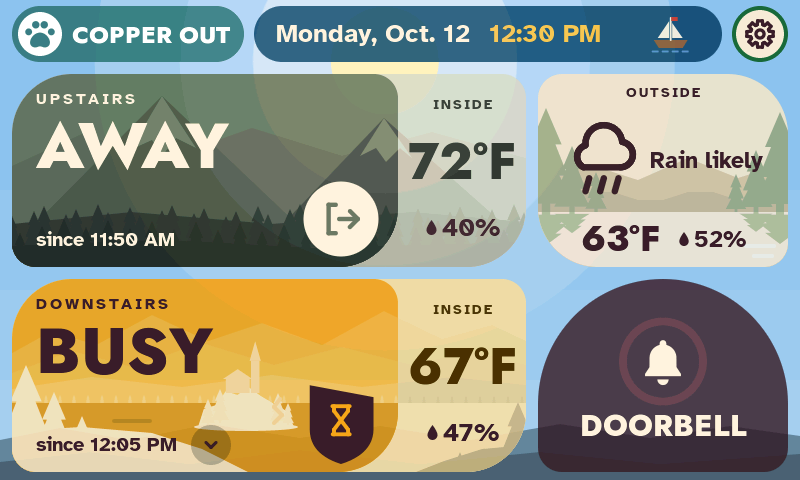
#> input picture firmware/docs/screens/04_p4_midday.png, 800 x 480 px, found by its file name; its folder holds 4 pictures in this run
$ python temperature_mockups.py ../docs/screens/01_p1_night.png ../docs/screens/03_p3_morning_christmas.png
#> lines starting #> are read from the running program, lines starting #| are printed output that depends on the picture
#> in base, `im = Image.alpha_composite(im, Image.new('RGBA', im.size, (20, 12, 18,..`:
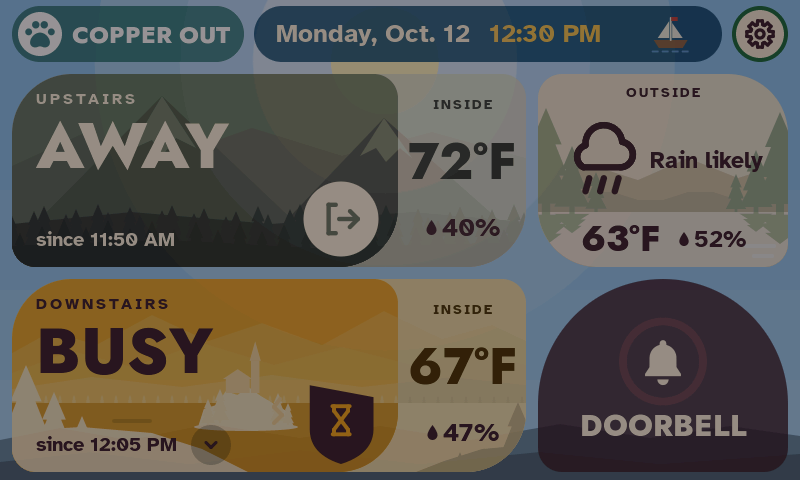
#> im: PIL image 800x480 RGBA; mean R, G, B, A 92.4, 89.4, 82.1, 255
"""Mockups of the temperature request and comfort chart screens, drawn over real panel screenshots.
Args: project root, output folder. Draws at 3x and scales down so edges and text are smooth."""
import math
import os
import random
import sys

from PIL import Image, ImageDraw, ImageFont

ROOT, OUT = sys.argv[1], sys.argv[2]
os.makedirs(OUT, exist_ok=True)
S = 3
JOST = os.path.join(ROOT, 'assets/fonts/src/jost/Jost-ExtraBold-800.ttf')
ATK = os.path.join(ROOT, 'assets/fonts/src/atkinson/AtkinsonHyperlegible-Bold.ttf')
ATKR = os.path.join(ROOT, 'assets/fonts/src/atkinson/AtkinsonHyperlegible-Regular.ttf')
_fc = {}


def font(path, px):
    k = (path, px)
    if k not in _fc:
        _fc[k] = ImageFont.truetype(path, int(px * S))
    return _fc[k]


PLUM = (59, 29, 43)
CREAM = (250, 240, 222)
SHEET = (246, 234, 214)
BEIGE = (230, 214, 184)
GREEN = (27, 107, 58)
GOLD = (245, 166, 35)
SURVEY = [  # label, fill, text colour
    ('MUCH TOO HOT', (139, 30, 30), CREAM),
    ('TOO WARM', (244, 167, 185), PLUM),
    ('JUST RIGHT', (77, 77, 77), CREAM),
    ('TOO COOL', (168, 208, 240), PLUM),
    ('MUCH TOO COLD', (30, 63, 140), CREAM),
]
ARROW = {  # (source, urgent) -> colour, for heat / cool
    ('tenant', False): ((255, 160, 160), (150, 200, 255)),
    ('tenant', True): ((255, 77, 77), (77, 163, 255)),
    ('predicted', False): ((255, 200, 140), (218, 198, 255)),
    ('predicted', True): ((255, 122, 26), (166, 107, 255)),
}


def shade(c, f=0.72):
    return tuple(int(v * f) for v in c)


def sc(box):
    return [v * S for v in box]


class Layer:
    def __init__(self):
        self.im = Image.new('RGBA', (800 * S, 480 * S), (0, 0, 0, 0))
#> self.im: PIL image 2400x1440 RGBA; every value is 0
        self.d = ImageDraw.Draw(self.im)

    def rr(self, box, r, fill=None, outline=None, width=0):
        self.d.rounded_rectangle(sc(box), r * S, fill=fill, outline=outline, width=int(width * S))

    def circle(self, cx, cy, r, fill=None, outline=None, width=0):
        self.d.ellipse(sc((cx - r, cy - r, cx + r, cy + r)), fill=fill, outline=outline, width=int(width * S))

    def text(self, xy, s, f, fill, anchor='la'):
        self.d.text((xy[0] * S, xy[1] * S), s, font=f, fill=fill, anchor=anchor)

    def width(self, s, f):
        return self.d.textlength(s, font=f) / S

    def button(self, box, fill, label, fcol, size=22, sub=None, selected=False, sel_col=PLUM):
        x0, y0, x1, y1 = box
        self.rr((x0, y0 + 5, x1, y1 + 5), 14, fill=shade(fill))
        self.rr(box, 14, fill=fill)
        if selected:
            self.rr((x0 - 3, y0 - 3, x1 + 3, y1 + 8), 16, outline=sel_col, width=4)
        cy = (y0 + y1) / 2
        if sub:
            self.text(((x0 + x1) / 2, cy - 9), label, font(JOST, size), fcol, 'mm')
            self.text(((x0 + x1) / 2, cy + 17), sub, font(ATK, 14), fcol, 'mm')
        else:
            self.text(((x0 + x1) / 2, cy + 1), label, font(JOST, size), fcol, 'mm')

    def arrow(self, cx, cy, size, up, double, col, alpha=255, gap_col=None):
        col = col + (alpha,)
        s = size
        def tf(pts):
            return [(cx * S + x * s * S, cy * S + (y if up else -y) * s * S) for x, y in pts]
        shaft_top = -0.02 if not double else 0.3
        self.d.rounded_rectangle(
            [min(p[0] for p in tf([(-0.13, shaft_top), (0.13, 0.5)])), min(p[1] for p in tf([(-0.13, shaft_top), (0.13, 0.5)])),
             max(p[0] for p in tf([(-0.13, shaft_top), (0.13, 0.5)])), max(p[1] for p in tf([(-0.13, shaft_top), (0.13, 0.5)]))],
            int(0.06 * s * S), fill=col)
        heads = [-0.5] if not double else [-0.1, -0.56]
        hw, hh = (0.44, 0.44) if not double else (0.5, 0.42)
        for top in heads:
            pts = [(0, top), (hw, top + hh), (-hw, top + hh)]
            if double and gap_col is not None and top == heads[-1]:
                g = 0.1
                self.d.polygon(tf([(0, top - g), (hw + g * 1.3, top + hh + g * 0.7), (-hw - g * 1.3, top + hh + g * 0.7)]), fill=gap_col + (255,))
            self.d.polygon(tf(pts), fill=col)

    def badge(self, cx, cy, r, up, urgent, source='tenant', alpha=255, style=None, faint=False):
        style = style or ('dark' if source == 'tenant' else 'filled')
        heat, cool = ARROW[(source, urgent)]
        col = heat if up else cool
        if style == 'dark':
            bg = PLUM
            if faint:
                self.circle(cx, cy, r, outline=CREAM + (150,), width=2)
                self.arrow(cx, cy + (1 if up else -1), r * 1.15, up, urgent, CREAM, alpha=110)
                return
            self.circle(cx, cy, r, fill=bg + (255,))
            self.arrow(cx, cy + (1 if up else -1), r * (1.3 if urgent else 1.15), up, urgent, col, alpha=alpha, gap_col=bg)
        else:  # filled: the colour fills the circle
            fill = PLUM if (source, urgent) == ('tenant', False) else col
            light = (source, urgent) == ('predicted', False)
            acol = PLUM if light else (255, 250, 240)
            self.circle(cx, cy, r, fill=fill + (alpha,))
            self.arrow(cx, cy + (1 if up else -1), r * (1.3 if urgent else 1.15), up, urgent, acol, alpha=alpha,
                       gap_col=fill if alpha == 255 else None)


def base(name, dim=0.0):
    im = Image.open(os.path.join(ROOT, 'docs/screens', name + '.png')).convert('RGBA')
    if dim:
        im = Image.alpha_composite(im, Image.new('RGBA', im.size, (20, 12, 18, int(255 * dim))))
    return im


def finish(im, layer, name):
    ov = layer.im.resize((800, 480), Image.LANCZOS)
    Image.alpha_composite(im, ov).convert('RGB').save(os.path.join(OUT, name + '.png'))
    print('wrote', name)


BADGE = (373.5, 98)  # the mail badge's spot, moved up to the UPSTAIRS card
STEP = 38


def survey_panel(L, picked=None, reading='67°F   47%'):
    L.rr((-30, 0, 262, 480), 22, fill=SHEET)
    L.text((18, 14), 'HOW DOES IT FEEL?', font(JOST, 21), PLUM)
    L.text((18, 44), 'Downstairs now  ' + reading, font(ATK, 14), shade(PLUM, 1.6))
    for i, (lab, fill, fcol) in enumerate(SURVEY):
        y = 74 + i * 78
        L.button((16, y, 246, y + 66), fill, lab, fcol, size=22, selected=(picked == i))


REQ = [  # label, sub, up, urgent
    ('WARMER', 'urgent', True, True),
    ('WARMER', 'mild', True, False),
    ('COOLER', 'mild', False, False),
    ('COOLER', 'urgent', False, True),
]


def request_panel(L, chosen):
    L.rr((538, 0, 830, 480), 22, fill=SHEET)
    L.text((556, 14), 'ASK UPSTAIRS', font(JOST, 21), PLUM)
    for i, (lab, sub, up, urg) in enumerate(REQ):
        y = 74 + i * 98
        sel = i == chosen
        fill = PLUM if sel else BEIGE
        tcol = CREAM if sel else PLUM
        L.rr((554, y + 5, 784, y + 86 + 5), 14, fill=shade(fill))
        L.rr((554, y, 784, y + 86), 14, fill=fill)
        if sel:
            L.rr((551, y - 3, 787, y + 94), 16, outline=GOLD, width=4)
        if sel:
            L.circle(669, y + 43, 34, fill=CREAM + (255,))
        L.badge(669, y + 43, 31, up, urg)


def middle(L, chosen):
    lab, sub, up, urg = REQ[chosen]
    L.rr((280, 92, 520, 398), 22, fill=SHEET)
    L.text((400, 116), 'SEND TO UPSTAIRS?', font(JOST, 18), PLUM, 'mm')
    L.badge(400, 196, 50, up, urg)
    L.button((296, 270, 504, 324), GREEN, 'SEND', CREAM, size=24)
    L.button((296, 338, 504, 386), BEIGE, 'CANCEL', PLUM, size=22)


# 01 survey open
im = base('04_p4_midday', dim=0.45)
L = Layer(); survey_panel(L); finish(im, L, '01_survey_open')
#> in finish, `ov = layer.im.resize((800, 480), Image.LANCZOS)`:
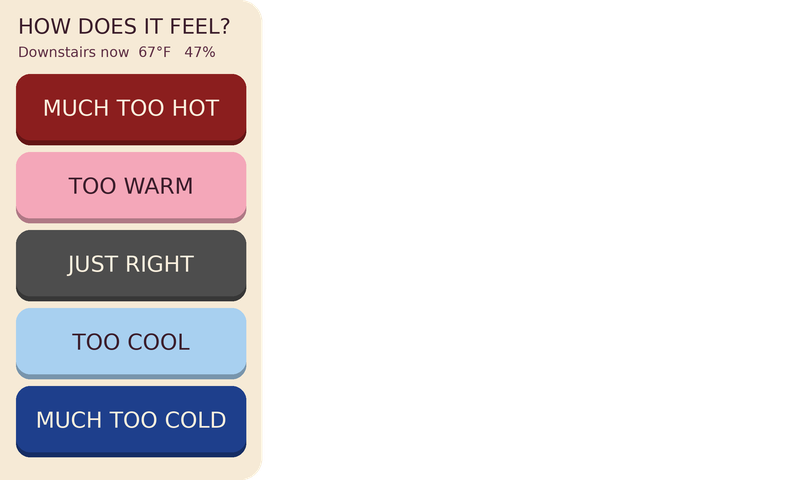
#> ov: PIL image 800x480 RGBA; mean R, G, B, A 56.2, 50, 52.8, 83.5; transparent parts drawn white
#> in finish, `Image.alpha_composite(im, ov).convert('RGB').save(os.path.join(OUT, na..`:
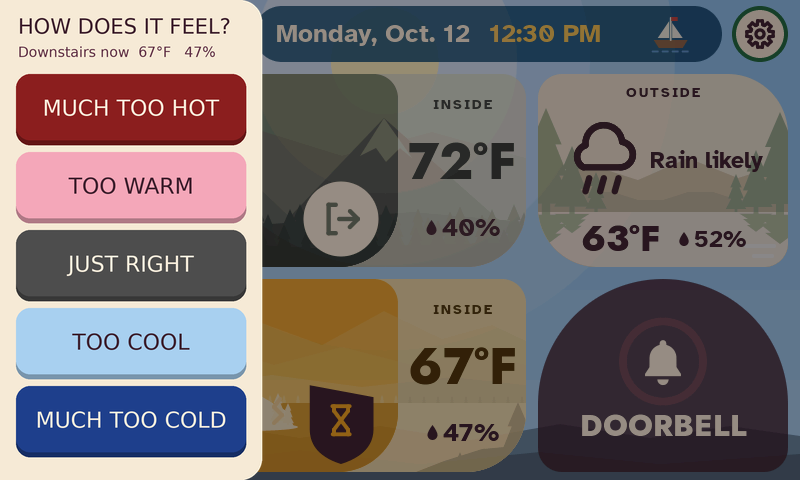
#> saved as 01_survey_open.png: PIL image 800x480 RGB; mean R, G, B 118.5, 110.7, 110.7

# 02 too warm -> mild cooling picked
im = base('04_p4_midday', dim=0.45)
L = Layer(); survey_panel(L, picked=1); request_panel(L, 2); middle(L, 2); finish(im, L, '02_too_warm_picks_mild_cooling')

# 03 much too cold -> urgent heat picked
im = base('04_p4_midday', dim=0.45)
L = Layer(); survey_panel(L, picked=4); request_panel(L, 0); middle(L, 0); finish(im, L, '03_much_too_cold_picks_urgent_heat')
#> call 3 of finish, with name = '03_much_too_cold_picks_urgent_heat'
#> in finish (call 3), `Image.alpha_composite(im, ov).convert('RGB').save(os.path.join(OUT, na..`:
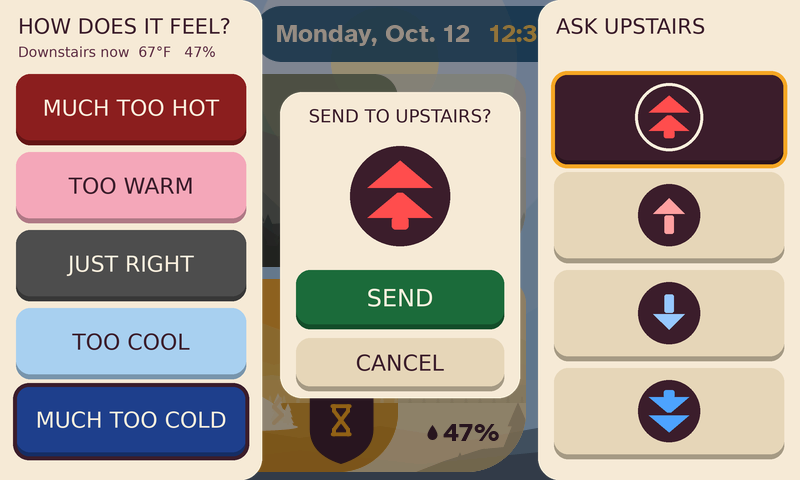
#> saved as 03_much_too_cold_picks_urgent_heat.png: PIL image 800x480 RGB; mean R, G, B 169.1, 155.8, 147.7

# 04 downstairs after sending
im = base('04_p4_midday')
L = Layer(); L.badge(*BADGE, 17, False, False); finish(im, L, '04_downstairs_after_sending')
#> call 4 of finish, with name = '04_downstairs_after_sending'
#> in finish (call 4), `ov = layer.im.resize((800, 480), Image.LANCZOS)`:
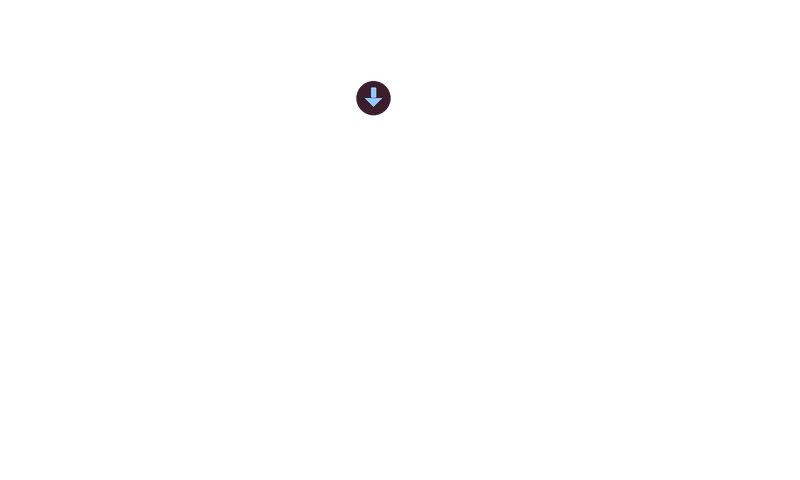
#> ov: PIL image 800x480 RGBA; mean R, G, B, A 0.2, 0.1, 0.2, 0.6; transparent parts drawn white
#> in finish (call 4), `Image.alpha_composite(im, ov).convert('RGB').save(os.path.join(OUT, na..`:
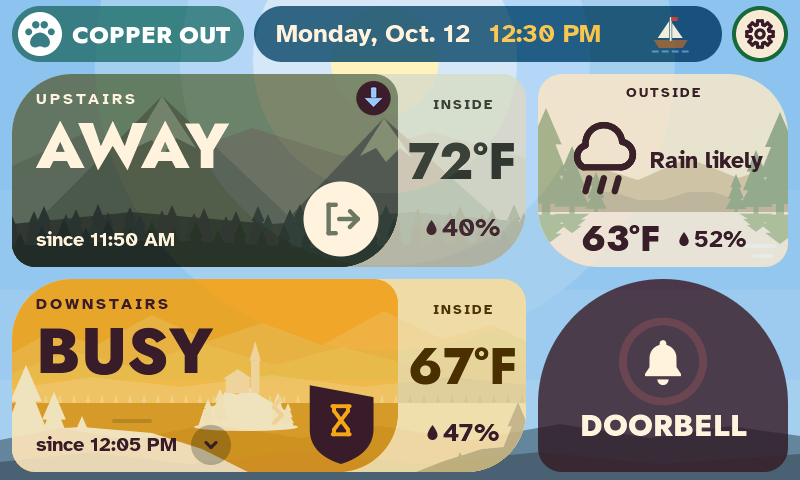
#> saved as 04_downstairs_after_sending.png: PIL image 800x480 RGB; mean R, G, B 150.8, 151.8, 133.8


# 06 downstairs, action taken
im = base('04_p4_midday')
px_ = im.load()
x0, y0, x1, y1 = 30, 222, 230, 258
lum = lambda c: 0.3 * c[0] + 0.59 * c[1] + 0.11 * c[2]
mask = set()
for y in range(y0, y1):
    for x in range(x0, x1):
        if lum(px_[x, y]) > 95:
            for dx in (-1, 0, 1):
                for dy in (-1, 0, 1):
                    mask.add((x + dx, y + dy))
for y in range(y0 - 1, y1 + 1):
    row = [x for x in range(x0 - 1, x1 + 1) if (x, y) in mask]
    for x in row:
        l = x - 1
        while (l, y) in mask: l -= 1
        r = x + 1
        while (r, y) in mask: r += 1
        a, b = px_[l, y], px_[r, y]
        f = (x - l) / (r - l)
        px_[x, y] = tuple(int(a[i] + (b[i] - a[i]) * f) for i in range(3)) + (255,)
L = Layer()
msg = 'Action taken on temperature'
size = 20
while L.width(msg, font(ATK, size)) > 250 and size > 14:
    size -= 0.5
#> this loop made 5 passes
#> size on passes 1 to 5: 19.5, 19, 18.5, 18, 17.5
#> after the loop, size = 17.5
print('action taken text size', size)
#| action taken text size 17.5
L.text((36, 239), msg, font(ATK, size), (251, 241, 220), 'lm')
finish(im, L, '06_downstairs_action_taken')
#> in finish (call 5), `Image.alpha_composite(im, ov).convert('RGB').save(os.path.join(OUT, na..`:
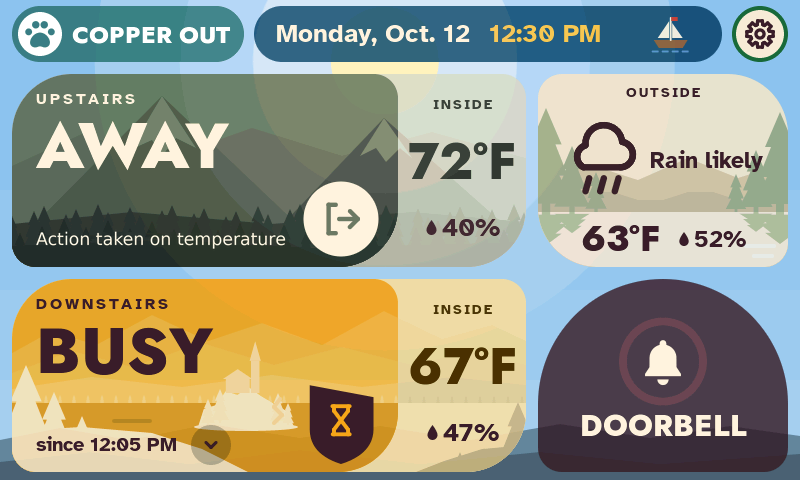
#> saved as 06_downstairs_action_taken.png: PIL image 800x480 RGB; mean R, G, B 150.9, 152.1, 133.9

# 07 upstairs, mild request for heat
#> (the run stopped early here; a loop or call above may not have finished)
